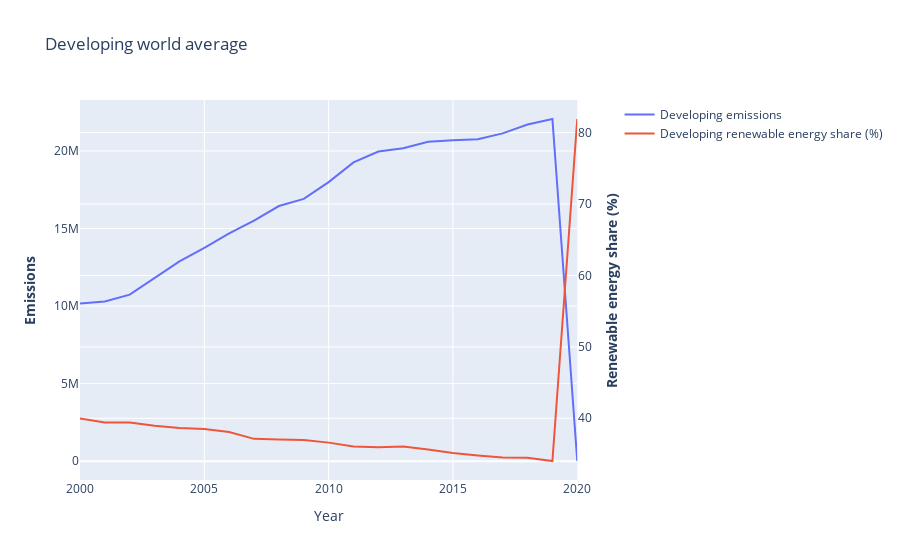

Here is the notebook cell this chart was saved with:
### Markdown cell above
The emissions in developed countries show that they have been declining over the years. There has also been a steady increase of renewable energy since 2000. 

While the increase does correlate with the reduction of CO2 emissions, the decrease is not sheer.  So even though  renewable energy contributes to the reduction of emissions, the pace is not efficient to make big changes. Sustainability helps for the long term, but is too slow to meet urgent changes in reducing CO2 emissions.

### Code cell
developing_data = df[(df['Element'] == "Emissions (CO2)") & (df['Item'] == "All sectors without LULUCF") & (~df['Area'].isin(developed_countries))].drop(columns=[
    'Item','Access to electricity (% of population)',
    'Access to clean fuels for cooking',
    'Renewable-electricity-generating-capacity-per-capita',
    'Financial flows to developing countries (US $)',
    'Electricity from fossil fuels (TWh)', 'Electricity from nuclear (TWh)',
    'Low-carbon electricity (% electricity)',
    'Primary energy consumption per capita (kWh/person)',
    'Energy intensity level of primary energy (MJ/$2017 PPP GDP)',
    'Value_co2_emissions_kt_by_country',
    'Renewables (% equivalent primary energy)', 'gdp_growth',
    'gdp_per_capita', 'Density\\n(P/Km2)', 'Land Area(Km2)', 'Latitude',
    'Longitude']).dropna()

developing_means = pd.concat([developing_data['Renewable energy share in the total final energy consumption (%)'].groupby(developing_data['Year']).mean(), developing_data['Emission'].groupby(developing_data['Year']).sum()], axis=1)

# Create figure with secondary y-axis
fig = make_subplots(specs=[[{"secondary_y": True}]])

# Add traces
fig.add_trace(
    go.Scatter(x=developing_means.index, y=developing_means['Emission'], name="Developing emissions"),
    secondary_y=False,
)

fig.add_trace(
    go.Scatter(x=developing_means.index, y=developing_means['Renewable energy share in the total final energy consumption (%)'], name="Developing renewable energy share (%)"),
    secondary_y=True,
)

# Add figure title
fig.update_layout(
    title_text="Developing world average"
)

# Set x-axis title
fig.update_xaxes(title_text="Year")

# Set y-axes titles
fig.update_yaxes(title_text="<b>Emissions</b>", secondary_y=False)
fig.update_yaxes(title_text="<b>Renewable energy share (%)</b>", secondary_y=True)

fig.show()

### Figure 1 — Plotly figure (JSON) as saved in the notebook; plotly's stock layout.template omitted (floating-point values rounded to 4 significant figures)
{"data": [{"name": "Developing emissions", "type": "scatter", "x": [2000, 2001, 2002, 2003, 2004, 2005, 2006, 2007, 2008, 2009, 2010, 2011, 2012, 2013, 2014, 2015, 2016, 2017, 2018, 2019, 2020], "xaxis": "x", "y": [10160000.0, 10300000.0, 10730000.0, 11810000.0, 12880000.0, 13760000.0, 14680000.0, 15510000.0, 16450000.0, 16910000.0, 17990000.0, 19270000.0, 19960000.0, 20180000.0, 20590000.0, 20690000.0, 20760000.0, 21140000.0, 21710000.0, 22060000.0, 10054], "yaxis": "y"}, {"name": "Developing renewable energy share (%)", "type": "scatter", "x": [2000, 2001, 2002, 2003, 2004, 2005, 2006, 2007, 2008, 2009, 2010, 2011, 2012, 2013, 2014, 2015, 2016, 2017, 2018, 2019, 2020], "xaxis": "x", "y": [39.96, 39.43, 39.4, 38.94, 38.63, 38.49, 38.09, 37.12, 37.04, 36.94, 36.59, 36.06, 35.96, 36.04, 35.62, 35.15, 34.79, 34.5, 34.47, 34.02, 81.9], "yaxis": "y2"}], "layout": {"title": {"text": "Developing world average"}, "xaxis": {"anchor": "y", "domain": [0, 0.94], "title": {"text": "Year"}}, "yaxis": {"anchor": "x", "domain": [0, 1], "title": {"text": "<b>Emissions</b>"}}, "yaxis2": {"anchor": "x", "overlaying": "y", "side": "right", "title": {"text": "<b>Renewable energy share (%)</b>"}}}}
